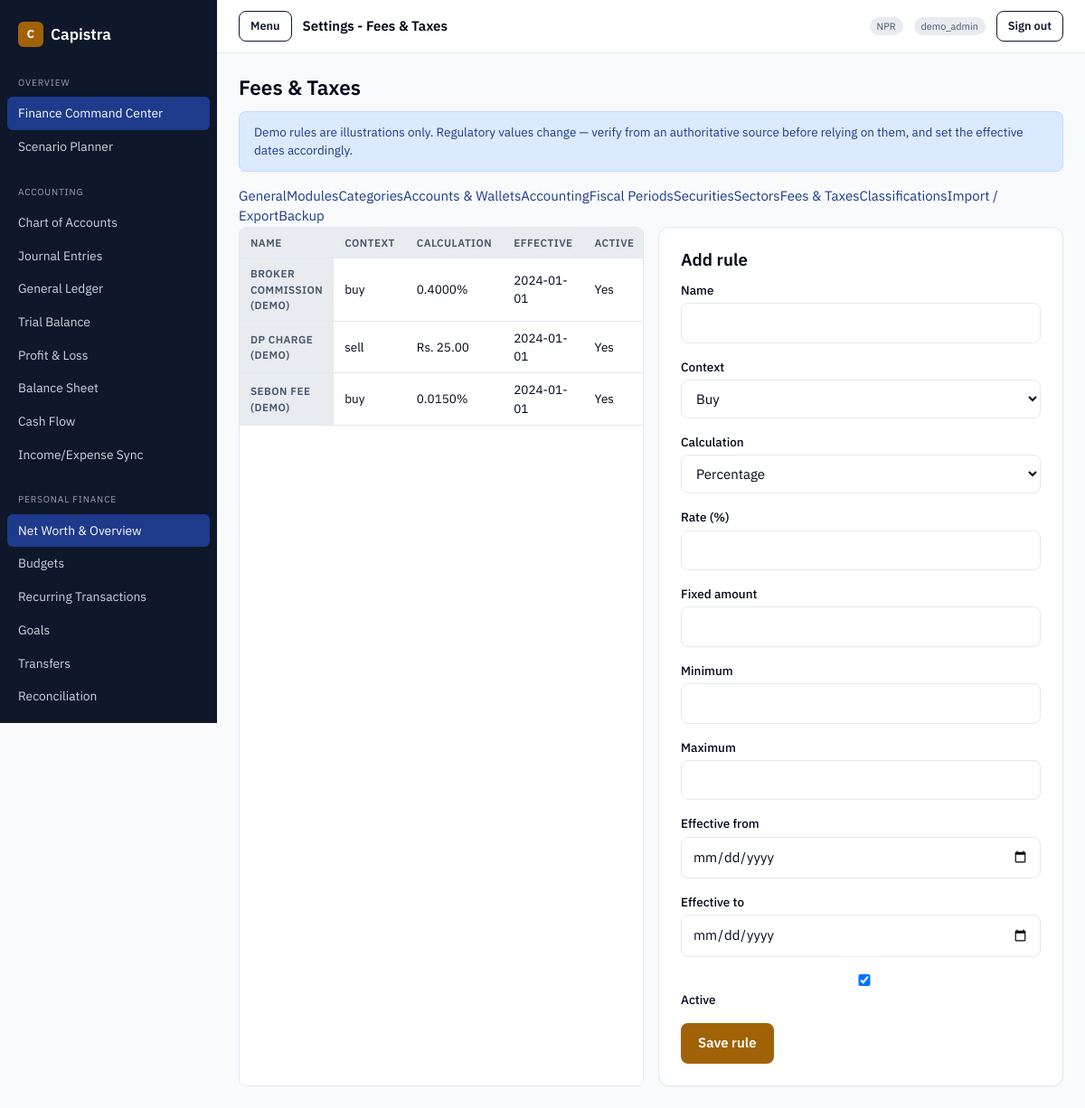
/admin/settings/fees.php (signed in), run on the app's committed database.
### tables this page shows
CREATE TABLE `fee_rules` (
  `id` int(11) NOT NULL AUTO_INCREMENT,
  `name` varchar(150) NOT NULL,
  `transaction_context` varchar(40) NOT NULL DEFAULT 'buy',
  `calculation_type` enum('percentage','fixed') NOT NULL DEFAULT 'percentage',
  `rate` decimal(8,4) DEFAULT NULL,
  `fixed_amount` decimal(18,2) DEFAULT NULL,
  `min_amount` decimal(18,2) DEFAULT NULL,
  `max_amount` decimal(18,2) DEFAULT NULL,
  `effective_from` date DEFAULT NULL,
  `effective_to` date DEFAULT NULL,
  `is_active` tinyint(1) NOT NULL DEFAULT 1,
  `notes` varchar(255) DEFAULT NULL,
  `created_at` timestamp NOT NULL DEFAULT current_timestamp(),
  PRIMARY KEY (`id`),
  KEY `idx_fee_context` (`transaction_context`)
);

### lib/portfolio.php (called while the page is built, shortened)
<?php
require_once dirname(__DIR__) . '/config/settings.php';
if (!function_exists('capistra_fee_rules')) {
    function capistra_fee_rules(?string $context = null, bool $activeOnly = true): array
    {
        $sql = 'SELECT * FROM fee_rules';
        $where = [];
        $params = [];
        $sql .= ' ORDER BY name';
        $stmt = capistra_pdo()->prepare($sql);
        $stmt->execute($params);
        return $stmt->fetchAll();
    }
}

### config/app.php (called while the page is built, shortened)
<?php
if (!function_exists('capistra_pdo')) {
    function capistra_pdo(): PDO
    {
        static $pdo = null;
        if ($pdo instanceof PDO) {
            return $pdo;
        }
        $dsn = sprintf('mysql:host=%s;port=%s;dbname=%s;charset=%s', DB_HOST, DB_PORT, DB_NAME, DB_CHARSET);
        $pdo = new PDO($dsn, DB_USER, DB_PASSWORD, [
            PDO::ATTR_ERRMODE            => PDO::ERRMODE_EXCEPTION,
            PDO::ATTR_DEFAULT_FETCH_MODE => PDO::FETCH_ASSOC,
            PDO::ATTR_EMULATE_PREPARES   => false,
        ]);
        return $pdo;
    }
}

### accounting/lib/auth.php (called while the page is built, shortened)
<?php
require_once dirname(__DIR__, 2) . '/config/app.php';
if (!function_exists('e')) {
    function e(?string $value): string
    {
        return htmlspecialchars((string) $value, ENT_QUOTES, 'UTF-8');
    }
}

### config/settings.php (called while the page is built, shortened)
<?php
require_once __DIR__ . '/app.php';
if (!function_exists('capistra_setting_defaults')) {
    function capistra_setting_defaults(): array
    {
        return [
            'display_name'            => APP_NAME,
            'company_name'            => APP_NAME,
            'company_address'         => '',
            'company_tax_id'          => '',
            'financial_profile_mode'  => 'personal',
            'base_currency'           => APP_BASE_CURRENCY,
            'currency_symbol_style'   => 'prefix',
            'number_grouping'         => 'international',
            'decimal_precision'       => '2',
            'timezone'                => 'Asia/Kathmandu',
            'date_format'             => 'Y-m-d',
            'date_display_mode'       => 'AD',
            'fiscal_year_start'       => '07-01',
            'default_reporting_period'=> 'fiscal_year',
            'dashboard_landing'       => 'accounting/index.php',
            'theme'                   => 'light',
            'density'                 => 'comfortable',
            'low_cash_threshold'      => '0',
            'portfolio_concentration_limit' => '35',
            'nepse_country'           => 'Nepal',
            'nepse_currency'          => 'NPR',
            'market_data_source'      => 'manual',
        ];
    }
}
if (!function_exists('capistra_settings')) {
    function capistra_settings(bool $refresh = false): array
    {
        static $cache = null;
        if ($cache !== null && !$refresh) {
            return $cache;
        }
        $cache = capistra_setting_defaults();
        try {
            $pdo = capistra_pdo();
            $rows = $pdo->query('SELECT setting_key, setting_value FROM app_settings')->fetchAll();
            foreach ($rows as $row) {
                $key = (string) $row['setting_key'];
                $cache[$key] = (string) ($row['setting_value'] ?? '');
            }
        } catch (Throwable $e) {
            error_log('capistra_settings: ' . $e->getMessage());
        }
        return $cache;
    }
}
if (!function_exists('capistra_setting')) {
    function capistra_setting(string $key, ?string $default = null): ?string
    {
        $all = capistra_settings();
        if (array_key_exists($key, $all) && $all[$key] !== '') {
            return $all[$key];
        }
        return $default ?? ($all[$key] ?? null);
    }
}
if (!function_exists('capistra_setting_int')) {
    function capistra_setting_int(string $key, int $default = 0): int
    {
        $value = capistra_setting($key, (string) $default);
        return is_numeric($value) ? (int) $value : $default;
    }
}
if (!function_exists('capistra_base_currency')) {
    function capistra_base_currency(): string
    {
        $value = capistra_setting('base_currency', null);
        return strtoupper(trim($value));
    }
}
if (!function_exists('capistra_currency_symbol')) {
    function capistra_currency_symbol(string $code): string
    {
        return match (strtoupper($code)) {
            'NPR'   => 'Rs.',
            'USD'   => '$',
            'EUR'   => '€',
            'GBP'   => '£',
            'INR'   => '₹',
            'AUD'   => 'A$',
            'CAD'   => 'C$',
            'JPY'   => '¥',
            'CNY'   => '¥',
            default => strtoupper($code),
        };
    }
}
if (!function_exists('capistra_money')) {
    function capistra_money(float|int|string $amount, ?string $code = null): string
    {
        $code     = strtoupper($code ?? capistra_base_currency());
        $decimals = max(0, min(4, capistra_setting_int('decimal_precision', 2)));
        $grouping = (string) capistra_setting('number_grouping', 'international');
        if ($grouping === 'south_asian') {
            $formatted = capistra_format_south_asian((float) $amount, $decimals);
        } else {
            $formatted = number_format((float) $amount, $decimals, '.', ',');
        }
        $symbol = capistra_currency_symbol($code);
        return $symbol . ' ' . $formatted;
    }
}

### admin/settings/fees.php (the view, shortened to what this page needs)
<?php
require_once dirname(__DIR__) . '/lib/admin.php';
$editing = null;
$rules = capistra_fee_rules(null, false);
capistra_layout_header('Settings - Fees & Taxes', 'index.php', '../../');
?>
<h1>Fees &amp; Taxes</h1>
<div class="alert alert--info">Demo rules are illustrations only. Regulatory values change — verify from an authoritative source before relying on them, and set the effective dates accordingly.</div>
<div class="grid grid--2">
  <div class="table-wrap">
    <table class="data">
      <thead><tr><th scope="col">Name</th><th scope="col">Context</th><th scope="col">Calculation</th><th scope="col">Effective</th><th scope="col">Active</th><th scope="col">Actions</th></tr></thead>
      <tbody>
      <?php foreach ($rules as $r): ?>
        <tr>
          <th scope="row"><?= e((string) $r['name']) ?></th>
          <td><?= e((string) $r['transaction_context']) ?></td>
          <td><?= $r['calculation_type'] === 'fixed' ? e(capistra_money((float) $r['fixed_amount'])) : e((string) $r['rate'] . '%') ?></td>
          <td><?= e((string) ($r['effective_from'] ?? '—')) ?><?= $r['effective_to'] ? ' → ' . e((string) $r['effective_to']) : '' ?></td>
          <td><?= $r['is_active'] ? 'Yes' : 'No' ?></td>
        </tr>
      <?php endforeach; ?>
      </tbody>
    </table>
  </div>
  <div class="card">
    <h2><?= $editing ? 'Edit rule' : 'Add rule' ?></h2>
    <form method="post" action="fees.php">
      <div class="form-row"><label for="name">Name</label><input id="name" name="name" required maxlength="150" value="<?= e((string) ($editing['name'] ?? '')) ?>"></div>
      <div class="form-row"><label for="transaction_context">Context</label>
        <select id="transaction_context" name="transaction_context">
          <?php foreach (['buy' => 'Buy', 'sell' => 'Sell', 'dividend' => 'Dividend', 'transfer' => 'Transfer', 'other' => 'Other'] as $v => $l): ?>
            <option value="<?= e($v) ?>" <?= ($editing['transaction_context'] ?? 'buy') === $v ? 'selected' : '' ?>><?= e($l) ?></option>
          <?php endforeach; ?>
        </select></div>
      <div class="form-row"><label for="calculation_type">Calculation</label>
        <select id="calculation_type" name="calculation_type">
          <option value="percentage" <?= ($editing['calculation_type'] ?? 'percentage') === 'percentage' ? 'selected' : '' ?>>Percentage</option>
        </select></div>
      <div class="form-row"><label for="rate">Rate (%)</label><input id="rate" name="rate" type="number" step="0.0001" value="<?= e((string) ($editing['rate'] ?? '')) ?>"></div>
      <div class="form-row"><label for="fixed_amount">Fixed amount</label><input id="fixed_amount" name="fixed_amount" type="number" step="0.01" value="<?= e((string) ($editing['fixed_amount'] ?? '')) ?>"></div>
      <div class="form-row"><label for="min_amount">Minimum</label><input id="min_amount" name="min_amount" type="number" step="0.01" value="<?= e((string) ($editing['min_amount'] ?? '')) ?>"></div>
      <div class="form-row"><label for="max_amount">Maximum</label><input id="max_amount" name="max_amount" type="number" step="0.01" value="<?= e((string) ($editing['max_amount'] ?? '')) ?>"></div>
      <div class="form-row"><label for="effective_from">Effective from</label><input id="effective_from" name="effective_from" type="date" value="<?= e((string) ($editing['effective_from'] ?? '')) ?>"></div>
      <div class="form-row"><label for="effective_to">Effective to</label><input id="effective_to" name="effective_to" type="date" value="<?= e((string) ($editing['effective_to'] ?? '')) ?>"></div>
      <div class="form-row"><label class="switch"><input type="checkbox" name="is_active" value="1" <?= (($editing['is_active'] ?? 1) ? 'checked' : '') ?>><span>Active</span></label></div>
      <button class="btn btn--primary" type="submit">Save rule</button>
    </form>
  </div>
</div>

### assets/css/capistra.css (style rules this page uses)
:root { --color-primary: #0f172a; --color-on-primary: #ffffff; --color-secondary: #1e3a8a; --color-accent: #a16207; --color-on-accent: #ffffff; --color-background: #f8fafc; --color-foreground: #020617; --color-card: #ffffff; --color-muted: #e8ecf1; --color-muted-foreground: #475569; --color-border: #e2e8f0; --color-destructive: #dc2626; --color-on-destructive: #ffffff; --color-ring: #0f172a; --color-positive: #047857; --color-negative: #b91c1c; --space-xs: 2px; --space-sm: 4px; --space-md: 8px; --space-lg: 12px; --space-xl: 16px; --space-2xl: 24px; --space-3xl: 32px; --radius-sm: 6px; --radius-md: 8px; --radius-lg: 12px; --shadow-sm: 0 1px 2px rgba(0, 0, 0, 0.05); --shadow-md: 0 4px 6px rgba(0, 0, 0, 0.08); --shadow-lg: 0 10px 15px rgba(0, 0, 0, 0.10); --motion-fast: 150ms; --motion-base: 200ms; }
* { box-sizing: border-box; }
html, body { margin: 0; padding: 0; background: var(--color-background); color: var(--color-foreground); font-family: "IBM Plex Sans", -apple-system, BlinkMacSystemFont, "Segoe UI", Roboto, Arial, sans-serif; font-size: 15px; line-height: 1.5; -webkit-font-smoothing: antialiased; }
h1, h2, h3, h4 { margin: 0 0 var(--space-lg); font-weight: 600; line-height: 1.25; }
h1 { font-size: 1.5rem; }
h2 { font-size: 1.25rem; }
.grid { display: grid; gap: var(--space-xl); }
.grid--2 { grid-template-columns: repeat(auto-fit, minmax(320px, 1fr)); }
.card { background: var(--color-card); border: 1px solid var(--color-border); border-radius: var(--radius-lg); padding: var(--space-2xl); box-shadow: var(--shadow-sm); }
.table-wrap { overflow-x: auto; border: 1px solid var(--color-border); border-radius: var(--radius-md); background: var(--color-card); }
table.data { width: 100%; border-collapse: collapse; font-size: 0.9rem; }
table.data th, table.data td { text-align: left; padding: var(--space-md) var(--space-lg); border-bottom: 1px solid var(--color-border); }
table.data th { background: var(--color-muted); font-weight: 600; font-size: 0.78rem; text-transform: uppercase; letter-spacing: 0.04em; color: var(--color-muted-foreground); }
.form-row { margin-bottom: var(--space-xl); }
label { display: block; font-weight: 500; margin-bottom: var(--space-sm); font-size: 0.9rem; }
input, select, textarea { width: 100%; padding: 10px 12px; border: 1px solid var(--color-border); border-radius: var(--radius-md); font: inherit; background: #fff; color: var(--color-foreground); transition: border-color var(--motion-base) ease, box-shadow var(--motion-base) ease; }
.btn { display: inline-flex; align-items: center; justify-content: center; gap: var(--space-md); min-height: 40px; padding: 10px 18px; border-radius: var(--radius-md); border: 1px solid transparent; font: inherit; font-weight: 600; cursor: pointer; transition: background var(--motion-base) ease, opacity var(--motion-base) ease; }
.btn--primary { background: var(--color-accent); color: var(--color-on-accent); }
.alert { padding: var(--space-lg) var(--space-xl); border-radius: var(--radius-md); margin-bottom: var(--space-xl); font-size: 0.9rem; }
.alert--info { background: #dbeafe; color: #1e3a8a; border: 1px solid #bfdbfe; }

### data on the page
fee_rules: name "BROKER COMMISSION (DEMO)", transaction_context "buy", rate "0.4000%", effective_from "2024-01-01", is_active "Yes"
fee_rules: name "DP CHARGE (DEMO)", transaction_context "sell", fixed_amount "Rs. 25.00", effective_from "2024-01-01", is_active "Yes"
fee_rules: name "SEBON FEE (DEMO)", transaction_context "buy", rate "0.0150%", effective_from "2024-01-01", is_active "Yes"

### other printed values
capistra_setting('display_name', APP_NAME) "Capistra"
$group "OVERVIEW"
$label "Finance Command Center"
$label "Scenario Planner"
$group "ACCOUNTING"
$label "Chart of Accounts"
$label "Journal Entries"
$label "General Ledger"
$label "Trial Balance"
$label "Profit & Loss"
$label "Balance Sheet"
$label "Cash Flow"
$label "Income/Expense Sync"
$group "PERSONAL FINANCE"
$label "Net Worth & Overview"
